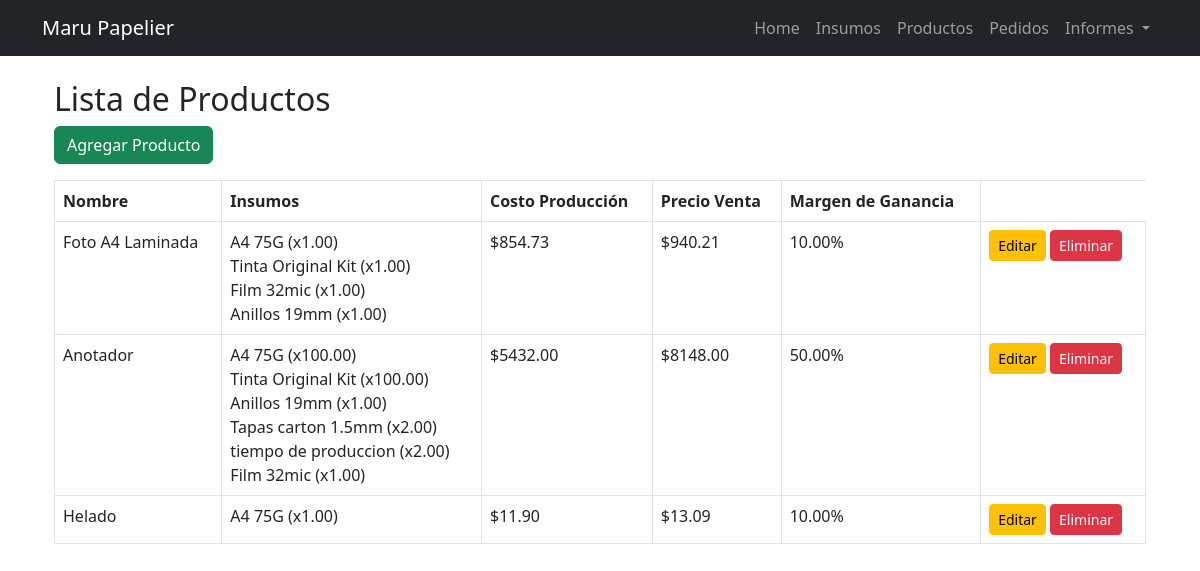
The page /gestion/productos/ on the database its author committed.
### gestion/models.py (models this page shows, shortened)
class Producto(models.Model):
    nombre = models.CharField(max_length=100)
    insumos = models.ManyToManyField(Insumo, through='ProductoInsumo')
    margen_ganancia = models.DecimalField(max_digits=5, decimal_places=2, help_text="Porcentaje de ganancia")
    costo_total = models.DecimalField(max_digits=10, decimal_places=2, default=0, editable=False)
    precio_venta = models.DecimalField(max_digits=10, decimal_places=2, default=0, editable=False)

class ProductoInsumo(models.Model):
    producto = models.ForeignKey(Producto, on_delete=models.CASCADE)
    insumo = models.ForeignKey(Insumo, on_delete=models.CASCADE)
    cantidad = models.DecimalField(max_digits=10, decimal_places=2, default=1)

class Insumo(models.Model):
    nombre = models.CharField(max_length=100)
    cantidad_total = models.PositiveIntegerField(help_text="Cantidad total recibida (ej. 500 hojas)")
    stock = models.PositiveIntegerField(default=0, help_text="Stock actual disponible")
    precio_total = models.DecimalField(max_digits=10, decimal_places=2, help_text="Precio total pagado por la cantidad recibida")
    costo_unitario = models.DecimalField(max_digits=10, decimal_places=4, editable=False, default=0)

### gestion/views.py (the view)
# urls.py: path('productos/', views.listar_productos, name='listar_productos'),
def listar_productos(request):
    productos = Producto.objects.prefetch_related("insumos", "productoinsumo_set").all()
    return render(request, "gestion/listar_productos.html", {"productos": productos})

### gestion/templates/gestion/listar_productos.html (shortened to what this page needs)
{% extends 'gestion/base.html' %}
{% block content %}
<body>
    <div class="container">
        <h2 class="mt-4">Lista de Productos</h2>
        <a href="{% url 'agregar_producto' %}" class="btn btn-success mb-3">Agregar Producto</a>
        <table class="table table-bordered">
            <thead>
                <tr>
                    <th>Nombre</th>
                    <th>Insumos</th>
                    <th>Costo Producción</th>
                    <th>Precio Venta</th>
                    <th>Margen de Ganancia</th>
                </tr>
            </thead>
            <tbody>
                {% for producto in productos %}
                    <tr>
                        <td>{{ producto.nombre }}</td>
                        <td>
                            {% for pi in producto.productoinsumo_set.all %}
                                {{ pi.insumo.nombre }} (x{{ pi.cantidad }})<br>
                            {% empty %}
                                <span class="text-muted">Sin insumos</span>
                            {% endfor %}
                        </td>
                        <td>${{ producto.costo_total }}</td>
                        <td>${{ producto.precio_venta }}</td>
                        <td>{{ producto.margen_ganancia }}%</td>
                        <td>
                            <a href="{% url 'editar_producto' producto.id %}" class="btn btn-warning btn-sm">Editar</a>
                            <a href="{% url 'eliminar_producto' producto.id %}" class="btn btn-danger btn-sm">Eliminar</a>
                        </td>
                    </tr>
                {% empty %}
                    <tr>
                        <td colspan="6" class="text-center">No hay productos registrados.</td>
                    </tr>
                {% endfor %}
            </tbody>
        </table>
    </div>
</body>
{% endblock %}

### rows shown on the page
Producto: nombre "Foto A4 Laminada", costo_total "854.73", precio_venta "940.21", margen_ganancia "10.00"
ProductoInsumo: insumo.nombre "A4 75G", cantidad "1.00"
ProductoInsumo: insumo.nombre "Tinta Original Kit", cantidad "1.00"
ProductoInsumo: insumo.nombre "Film 32mic", cantidad "1.00"
ProductoInsumo: insumo.nombre "Anillos 19mm", cantidad "1.00"
Producto: nombre "Anotador", costo_total "5432.00", precio_venta "8148.00", margen_ganancia "50.00"
ProductoInsumo: insumo.nombre "A4 75G", cantidad "100.00"
ProductoInsumo: insumo.nombre "Tinta Original Kit", cantidad "100.00"
ProductoInsumo: insumo.nombre "Anillos 19mm", cantidad "1.00"
ProductoInsumo: insumo.nombre "Tapas carton 1.5mm", cantidad "2.00"
ProductoInsumo: insumo.nombre "tiempo de produccion", cantidad "2.00"
ProductoInsumo: insumo.nombre "Film 32mic", cantidad "1.00"
Producto: nombre "Helado", costo_total "11.90", precio_venta "13.09", margen_ganancia "10.00"
ProductoInsumo: insumo.nombre "A4 75G", cantidad "1.00"
